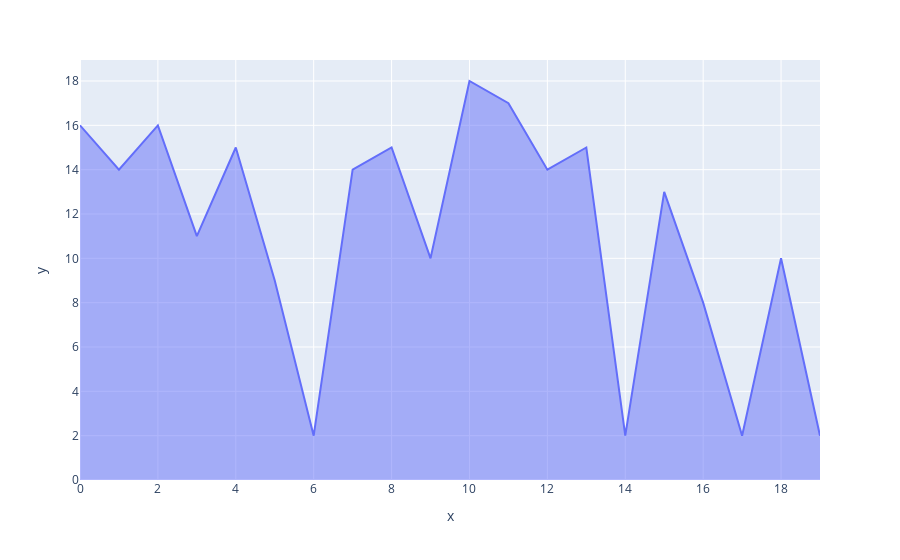

Notebook code for this chart:
### Code cell
px.area(x=x,y=y)

### Figure 1 — Plotly figure (JSON) as saved in the notebook; plotly's stock layout.template omitted (floating-point values rounded to 4 significant figures)
{"data": [{"fillpattern": {"shape": ""}, "hovertemplate": "x=%{x}<br>y=%{y}<extra></extra>", "legendgroup": "", "line": {"color": "#636efa"}, "marker": {"symbol": "circle"}, "mode": "lines", "name": "", "orientation": "v", "showlegend": false, "stackgroup": "1", "type": "scatter", "x": [0, 1, 2, 3, 4, 5, 6, 7, 8, 9, 10, 11, 12, 13, 14, 15, 16, 17, 18, 19], "xaxis": "x", "y": [16, 14, 16, 11, 15, 9, 2, 14, 15, 10, 18, 17, 14, 15, 2, 13, 8, 2, 10, 2], "yaxis": "y"}], "layout": {"legend": {"tracegroupgap": 0}, "margin": {"t": 60}, "xaxis": {"anchor": "y", "domain": [0, 1], "title": {"text": "x"}}, "yaxis": {"anchor": "x", "domain": [0, 1], "title": {"text": "y"}}}}
